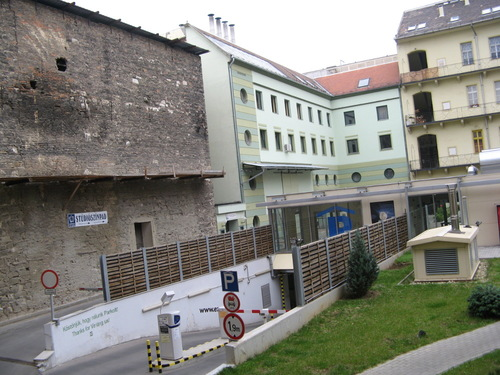
#> input picture data/inp/examples/backyard1.jpg, 500 x 375 px; its folder holds 4 pictures in this run
$ python main.py
#> lines starting #> are read from the running program, lines starting #| are printed output that depends on the picture
### src/geometricTransformation.py
'''
    1) findFeatures FUNCTION- finding keyPoints using opencv.
    2) matchFeatures FUNCTION - output: a set of points coordinates in both images, of size nx2
                        (that most likely matched, including outliers).
    3) applyHomography FUNCTION
    4) leastSquareHomography
    5) ransacHomography FUNCTION
'''

from __future__ import print_function
import cv2 as cv
import numpy as np
import random
import argparse

matches = []
pos1 = []
pos2 = []


def findMatchFeatures(img1, img2):
    global matches, pos1, pos2

    # -- Step 1: Detect the keypoints using SIFT Detector, compute the descriptors
    detector = cv.xfeatures2d.SIFT_create(0, 3, 0)
    # detector = cv.xfeatures2d_SURF.create(hessianThreshold=minHessian)
    keypoints1, descriptors1 = detector.detectAndCompute(img1, None)
    keypoints2, descriptors2 = detector.detectAndCompute(img2, None)

    # -- Step 2: Matches features given a list of keypoints, descriptors, & images with a Brute-Force based matcher
    # Since SIFT is a floating-point descriptor NORM_L2 is used
    matcher = cv.BFMatcher(cv.NORM_L2, True)
    matches = matcher.match(descriptors1, descriptors2)

    # -- Filter matches using the Lowe's ratio test
    min_dist = 80
    corrList = []
    for match in matches:
        if match.distance < min_dist:  # more accurate is doing:  match.distance <  2* min_dist
            img1_idx = match.queryIdx
            img2_idx = match.trainIdx
            [x1, y1] = keypoints1[img1_idx].pt
            [x2, y2] = keypoints2[img2_idx].pt
            corrList.append([x1, y1, x2, y2])
            pos1.append([x1, y1])  # save for display lines
            pos2.append([x2, y2])  # save for display lines

    return corrList


def applyHomography(corrList, h):
    #  transforms pos1 points (from image 1) to pos2 using the homography we found
    #  returns all estimated transposed points (from image 1 to image 2 using homography)
    estimatedPos2 = []
    for i in range(len(corrList)):  # corr[i] -> [x1,y1,x'1,y'1]
        p1 = np.transpose([corrList[i][0], corrList[i][1], 1])  # p1 = transpose(x1,y1,1) -> homogenic point
        estimateP1 = np.dot(h, p1)  # [x2~,y2~,z2~] = h * p1
        estimateP2 = (1 / estimateP1[2]) * estimateP1  # dividing by the third element
        estimatedPos2.append([estimateP2[0], estimateP2[1]])  # adding estimated point (x1,y1)

    return estimatedPos2


def geometricDistance(corrList, h, inlierTol):
    #  computes
    inliers = []
    estimatedPos2 = applyHomography(corrList, h)

    for i in range(len(corrList)):
        p2 = np.transpose([corrList[i][2], corrList[i][3], 1])
        estimateP2 = np.transpose([estimatedPos2[i][0], estimatedPos2[i][1], 1])

        error = p2 - estimateP2
        error = np.linalg.norm(error)

        if error < inlierTol:
            inliers.append(corrList[i])
    return inliers


def calculateHomography(randomFour):
    # loop through correspondences and create assemble matrix
    aList = []
    for r in randomFour:
        p1 = [r[0], r[1], 1]  # 2 pairs of matched points
        p2 = [r[2], r[3], 1]  # 2 pairs of matched points ---> so we have 8 points
        a2 = [0, 0, 0, -p2[2] * p1[0], -p2[2] * p1[1], -p2[2] * p1[2],
              p2[1] * p1[0], p2[1] * p1[1], p2[1] * p1[2]]
        a1 = [-p2[2] * p1[0], -p2[2] * p1[1], -p2[2] * p1[2], 0, 0, 0,
              p2[0] * p1[0], p2[0] * p1[1], p2[0] * p1[2]]
        aList.append(a1)
        aList.append(a2)

    # svd composition (uses least square)
    u, s, v = np.linalg.svd(aList)

    # reshape the min singular value into a 3x3 matrix
    h = np.reshape(v[8], (3, 3))

    # normalize h
    h = (1 / h.item(8)) * h
    return h


def ransacHomography(corrList, threshold):
    maxInliers = []
    finalHomography = None

    for i in range(1000):
        # find 4 random points to calculate a homography
        corr1 = corrList[random.randrange(0, len(corrList))]
        corr2 = corrList[random.randrange(0, len(corrList))]
        randomFour = np.vstack((corr1, corr2))
        corr3 = corrList[random.randrange(0, len(corrList))]
        randomFour = np.vstack((randomFour, corr3))
        corr4 = corrList[random.randrange(0, len(corrList))]
        randomFour = np.vstack((randomFour, corr4))

        # finds the homography function for those points
        h = calculateHomography(randomFour)

        # NEED TO SEND P1 POINTS & H TO applyHomography, then calc Ej & inliers
        # runs over each pair of matched points [x1,y1,x'1,y'1]
        inliers = geometricDistance(corrList, h, 10)  # why inlierTol is 5 ??

        if len(inliers) > len(maxInliers):
            maxInliers = inliers
            finalHomography = h

        if len(maxInliers) > (len(corrList) * threshold):
            break
    return finalHomography, maxInliers


'''
    ! displayMatches FUNCTION !

    runs on an image pair in each one of the provided sequences,
    together with its match points pos1 pos2 (obtained from findFeatures & matchFeatures),
    and inlier index set 'inlind' (obtained from ransacHomography).
    inliers -  blue line
    outliers - yellow line
'''


def displayMatches(img1, img2, inliers, fileName):
    matchImg = drawMatches(img1, img2, inliers)
    cv.imwrite('../data/out/displayMatches/' + fileName + '.png', matchImg)


def drawMatches(img1, img2, inliers):
    # Create a new output image that concatenates the two images together
    rows1 = img1.shape[0]
    cols1 = img1.shape[1]
    rows2 = img2.shape[0]
    cols2 = img2.shape[1]
    out = np.zeros((max([rows1, rows2]), cols1 + cols2, 3), dtype='uint8')

    # Place the first image to the left
    out[:rows1, :cols1, :] = np.dstack([img1, img1, img1])

    # Place the next image to the right of it
    out[:rows2, cols1:cols1 + cols2, :] = np.dstack([img2, img2, img2])
    counter = 0
    counter2 = 0
    # For each pair of points we have between both images
    # draw circles, then connect a line between them
    for i in range(len(pos1)):
        inlier = False

        if inliers is not None:
            for j in inliers:
                if j[0] == pos1[i][0] and j[1] == pos1[i][1] and j[2] == pos2[i][0] and j[3] == pos2[i][1]:
                    inlier = True
                    counter += 1

        # Draw a small circle at both co-ordinates
        cv.circle(out, (int(pos1[i][0]), int(pos1[i][1])), 4, (0, 0, 255), 1)
        cv.circle(out, (int(pos2[i][0]) + cols1, int(pos2[i][1])), 4, (0, 0, 255), 1)

        # Draw a line in between the two points, draw inliers if we have them
        if inliers is not None and inlier:
            cv.line(out, (int(pos1[i][0]), int(pos1[i][1])), (int(pos2[i][0]) + cols1, int(pos2[i][1])), (0, 255, 255),
                    1)

        elif inliers is not None:
            cv.line(out, (int(pos1[i][0]), int(pos1[i][1])), (int(pos2[i][0]) + cols1, int(pos2[i][1])), (255, 0, 0), 1)
            counter2 += 1
        if inliers is None:
            cv.line(out, (int(pos1[i][0]), int(pos1[i][1])), (int(pos2[i][0]) + cols1, int(pos2[i][1])), (0, 0, 0), 1)
    #print("inliers: " + str(counter))
    #print("outliers: " + str(counter2))
    return out

### src/panoramaStitching.py
'''
    Up until here we got a set of registered homographies between each pair of consecutive images.
    Now we want to stitch them together into one panorama frame.
    we pick the coordinate system of the middle (Im) image in the sequence, m=ceil(M/2), in which we want the panorama to be rendered,
    so that all other images (frames) will properly align with it. HOW?

    1) accumulateHomographies
    2) load the RGB frames
    3) translate each set of homographies that transform image coordinates Ii to image Ii+1, into a set of homographies that transform
        image coordinates Ii to image Im (middle) --> using the accumulateHomographies output.
    4) find 4 corner coordinates - this will define the region in which the panorama image Ipano should be rended.
    5) define which parts of Ipano will be obtained from Ii - devide the panorama to M vertical strips, each covering a portion
        of the full lateral range [Xmin, Xmax]
    6) (back)wrap the images on to the strips of the panorama.
'''

import cv2 as cv2
import numpy as np


def accumulateHomographies(Hpair, m):
    # Result
    Htot = []
    i = 0

    if len(Hpair) == 2:  # only two frames
        H1 = np.matmul(Hpair[1], Hpair[0])
        H2 = np.identity(3)
        H3 = np.matmul(np.linalg.inv(Hpair[0]), np.linalg.inv(Hpair[1]))
        Htot.append(H1)
        Htot.append(H2)
        Htot.append(H3)
        return Htot

    while i <= len(Hpair):

        # more than 2 frames - 3 cases:
        # CASE 1 --> i < m
        if i < m:
            H_im = Hpair[m]
            k = m - 1
            while k >= i:
                H_im = np.matmul(H_im, Hpair[k])
                k -= 1
            Htot.append(H_im)
            i += 1

        # print("AFTER CASE 1 current index: "+ str(i))
        # CASE 2 --> i == m
        elif i == m:
            H_im = np.identity(3)
            Htot.append(H_im)
            i += 1


        # CASE 3 --> i > m
        else:
            k = m + 1
            H_im = np.linalg.inv(Hpair[m])
            while k < i:
                inverseH = np.linalg.inv(Hpair[k])
                H_im = np.matmul(H_im, inverseH)
                k += 1
            Htot.append(H_im)
            i += 1
    return Htot


def renderPanorama(folderPath, my_images_GBR, Htot):
    # Warp the blank back to original image space using inverse perspective matrix (Minv)
    warpedImages = []
    for i in range(len(my_images_GBR)):
        img = my_images_GBR[i]
        warped = cv2.warpPerspective(img, Htot[i], (img.shape[1], img.shape[0]))
        warped[0:img.shape[0],0:img.shape[1]] = img
        warpedImages.append(warped)
    stitcher = cv2.createStitcher()
    (status, panorama) = stitcher.stitch(warpedImages)
    return trim(panorama)

def trim(frame):
    # trims the black residue in the panorama image
    #crop top
    if not np.sum(frame[0]):
        return trim(frame[1:])
    #crop bottom
    elif not np.sum(frame[-1]):
        return trim(frame[:-2])
    #crop left
    elif not np.sum(frame[:,0]):
        return trim(frame[:,1:])
        #crop right
    elif not np.sum(frame[:,-1]):
        return trim(frame[:,:-2])
    return frame


def outputPanorama(panoImg, fileName):
    cv2.imwrite('../data/out/example/' + fileName + '.png', panoImg)

def outputPanorama_mine(panoImg, fileName):
    cv2.imwrite('../data/out/mine/' + fileName + '.jpg', panoImg)

### src/main.py
'''
    ! generatePanorama FUNCTION !
    1) read grayscale frames (by their order).
    2) find & match features, between each pair of consecutive frames - findFeatures & matchFeatures FUNCTIONS (in geometricTransformation.py)
    3) register homography pairs - ransacHomography FUNCTION (in geometricTransformation.py)
    4) display inliers & outliers matches, between each pair of consecutive frames - displayMatches FUNCTION (in display.py)
    5) transform the homograpies - accumulateHomographies FUNCTION (in panoramaStitching.py)
    6) load the RGB frames  (in panoramaStitching.py) ????
    7) render panorama of each color channel - renderPanorama FUNCTION (in panoramaStitching.py)

    else:
    upload 2 panorama sequences having the same name conventions the examples - in /data/inp/mine

'''

from __future__ import print_function
import cv2 as cv2
import math
import os

from collections import OrderedDict
from geometricTransformation import *
from panoramaStitching import *


def loadImagesFromFolder(folder, flag):
#> called with folder = '../data/inp/examples', flag = 1
    images = []
    imgName = ""
    imagesDict = OrderedDict()

    for fileName in os.listdir(folder):
        # first image in folder
        if not imgName:
            imgName = fileName[:-5]

        # new images for new panorama
        if fileName[:-5] != imgName:
            imagesDict.setdefault(imgName, []).extend(images)
            imgName = fileName[:-5]  # new name for new panorama
            images = []  # new list of images for the panorama

        # image is for the same panorama
        img = cv2.imread(os.path.join(folder, fileName), flag)
#> img is the input picture: shape (375, 500, 3); mean B, G, R 125, 132.2, 132.8
        if img is not None:
            images.append(img)
#> pass 2 of the loop in loadImagesFromFolder, `for fileName in os.listdir(folder):`:
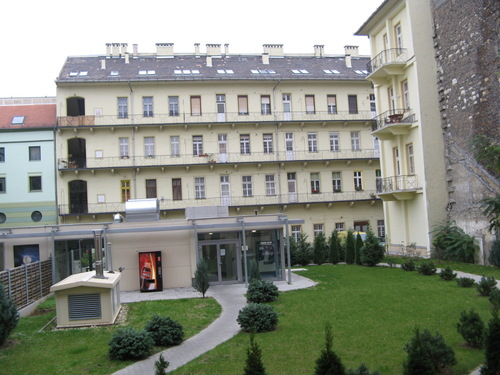
#> input picture data/inp/examples/backyard2.jpg, 500 x 375 px
#> in loadImagesFromFolder, img is the input picture: shape (375, 500, 3); mean B, G, R 128.8, 140.3, 136.5
#> pass 3 of the loop in loadImagesFromFolder, `for fileName in os.listdir(folder):`:
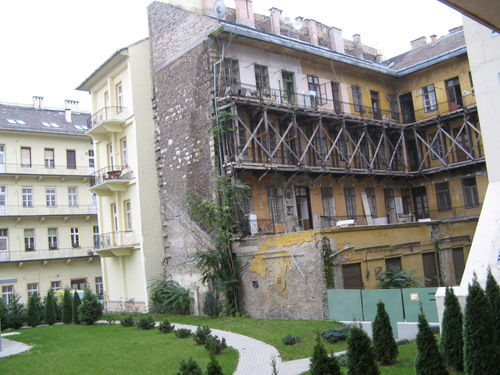
#> input picture data/inp/examples/backyard3.jpg, 500 x 375 px
#> in loadImagesFromFolder, img is the input picture: shape (375, 500, 3); mean B, G, R 135.1, 143.9, 142.2
#> the loop made 4 passes; the first 3 are shown
#> call 2 of loadImagesFromFolder, with folder = '../data/inp/examples', flag = 0
#> in loadImagesFromFolder (call 2), `img = cv2.imread(os.path.join(folder, fileName), flag)`:
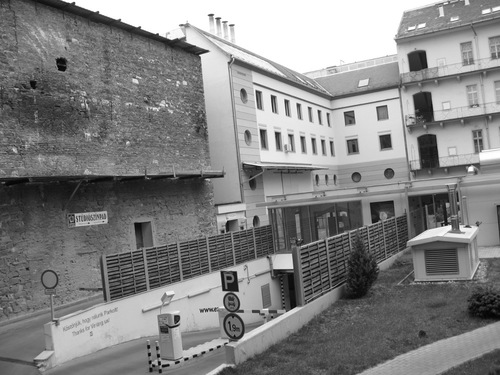
#> img: shape (375, 500); min 0, max 255, mean 131.6
#> pass 2 of the loop in loadImagesFromFolder, `for fileName in os.listdir(folder):`:
#> in loadImagesFromFolder (call 2), `img = cv2.imread(os.path.join(folder, fileName), flag)`:
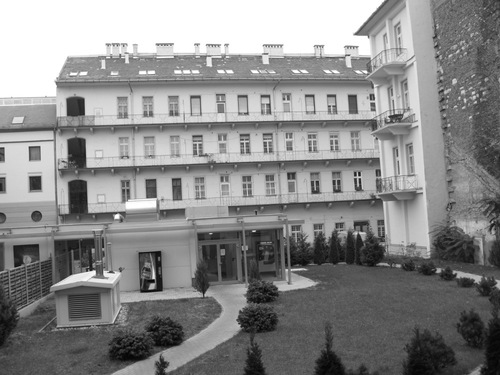
#> img: shape (375, 500); min 0, max 255, mean 137.8
#> pass 3 of the loop in loadImagesFromFolder, `for fileName in os.listdir(folder):`:
#> in loadImagesFromFolder (call 2), `img = cv2.imread(os.path.join(folder, fileName), flag)`:
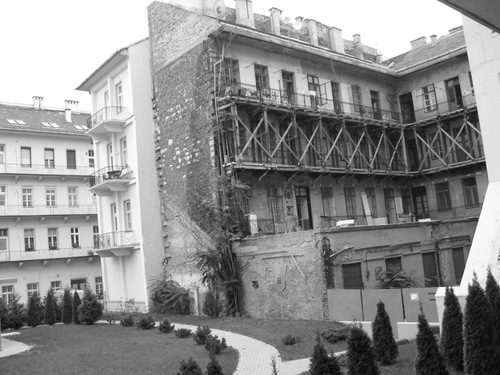
#> img: shape (375, 500); min 3, max 255, mean 142.4
#> the loop made 4 passes; the first 3 are shown

    # last image in folder, need to add the last list to dictionary
    imagesDict.setdefault(imgName, []).extend(images)
    return imagesDict


def generatePanorama():
    folderPath = '../data/inp/examples'
    dictGBRImages = loadImagesFromFolder(folderPath, cv2.IMREAD_COLOR)
    dictGrayImages = loadImagesFromFolder(folderPath, cv2.IMREAD_GRAYSCALE)

    for imgKey in dictGrayImages:  # runs over all images sequences that makes one new panorama
        counter = 1
        my_images_GBR = dictGBRImages[imgKey]
        my_images_gray = dictGrayImages[imgKey]

        for k in my_images_gray:  # runs over each consecutive pair of images
            if k is None:
                print('Could not open or find the images!')
                exit(0)

        homography_list = []  # size = len(my_images)-1

        for k in range(len(my_images_gray) - 1):  # each consecutive images
            fileName = imgKey + str(counter)  # indexing output file name
            corrList = findMatchFeatures(my_images_gray[k], my_images_gray[k + 1])
            #  run RANSAC algorithm
            homography, inliersList = ransacHomography(corrList, 0.75)
            homography_list.append(homography)
            displayMatches(my_images_gray[k], my_images_gray[k + 1], inliersList, fileName)
            # to increase image indexing
            counter += 1


            # ************************ AFTER RUNNING ALL PAIR IMAGES ************************
        m = math.ceil(len(my_images_gray) / 2) - 1  # Index of middle image rounded up, for common coordinate system
        Htot = accumulateHomographies(homography_list, m)
        print("Htot for " + imgKey +" with "+ str(m) +" :"+str(len(Htot)) + " Homography list: "+ " :"+str(len(homography_list)))
        panoImg = renderPanorama(folderPath, my_images_GBR, Htot)
        outputPanorama(panoImg, imgKey)
#> this loop made 2 passes
#> pass 1, in displayMatches, `matchImg = drawMatches(img1, img2, inliers)`:
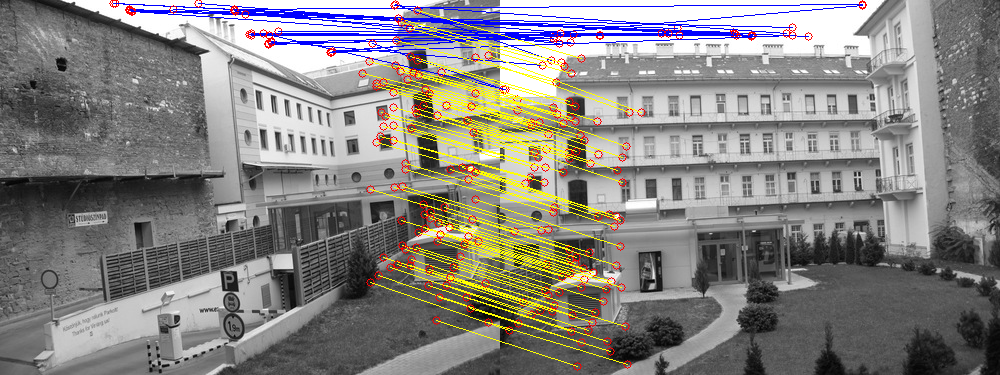
#> matchImg: shape (375, 1000, 3); mean of channels 0, 1, 2 129, 132, 134.7; drawn as B, G, R
#> pass 1, in displayMatches (call 2), `matchImg = drawMatches(img1, img2, inliers)`:
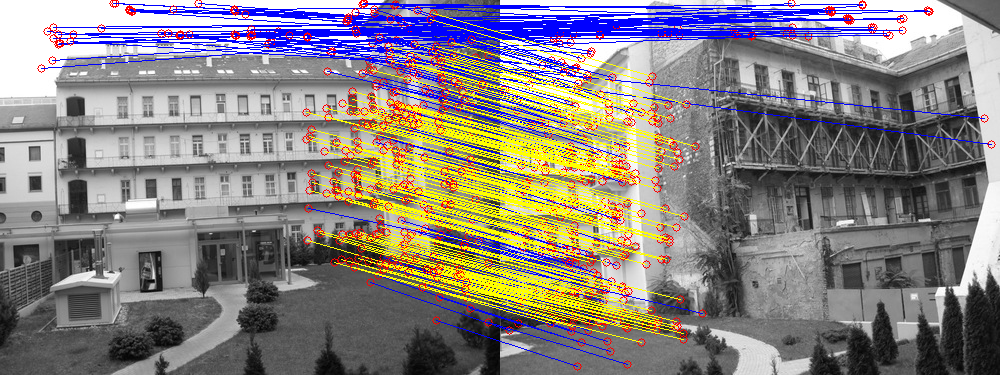
#> matchImg: shape (375, 1000, 3); mean of channels 0, 1, 2 129.3, 130.5, 136.8; drawn as B, G, R
#> pass 1, in renderPanorama, `(status, panorama) = stitcher.stitch(warpedImages)`:
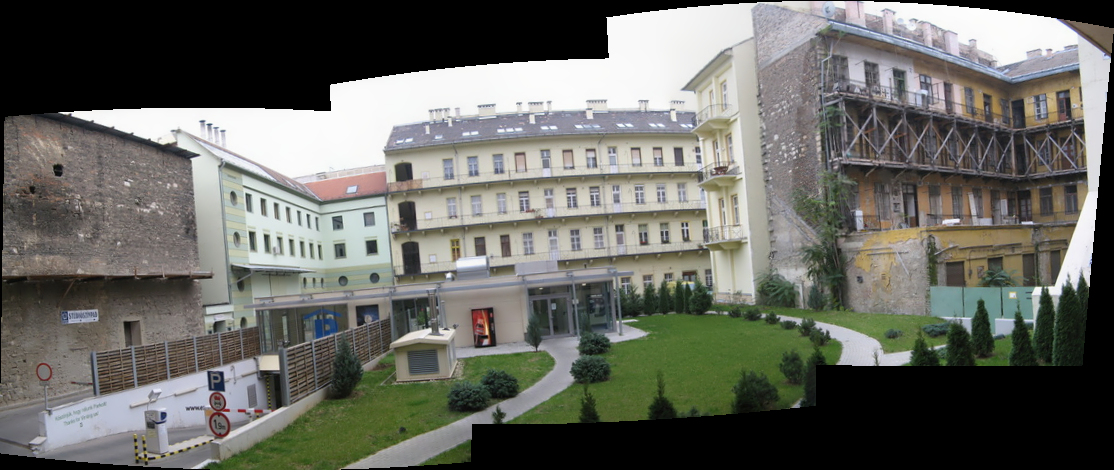
#> panorama: shape (470, 1114, 3); mean of channels 0, 1, 2 98.9, 105.1, 104.4; drawn as B, G, R
#> pass 1, in generatePanorama, `panoImg = renderPanorama(folderPath, my_images_GBR, Htot)`:
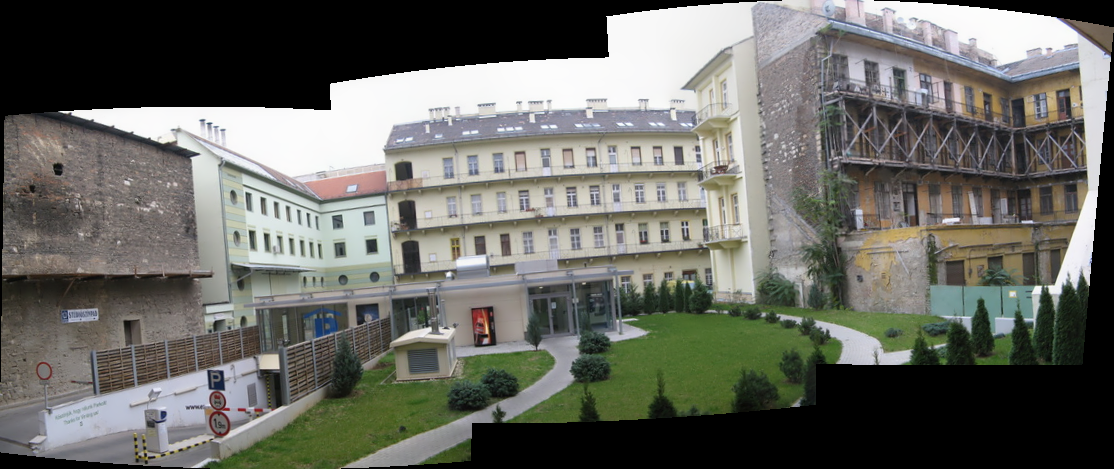
#> panoImg: shape (469, 1114, 3); mean of channels 0, 1, 2 99.1, 105.4, 104.7; drawn as B, G, R


def main():
    generatePanorama()


if __name__ == "__main__":
#> (the run stopped early here; a loop or call above may not have finished)
